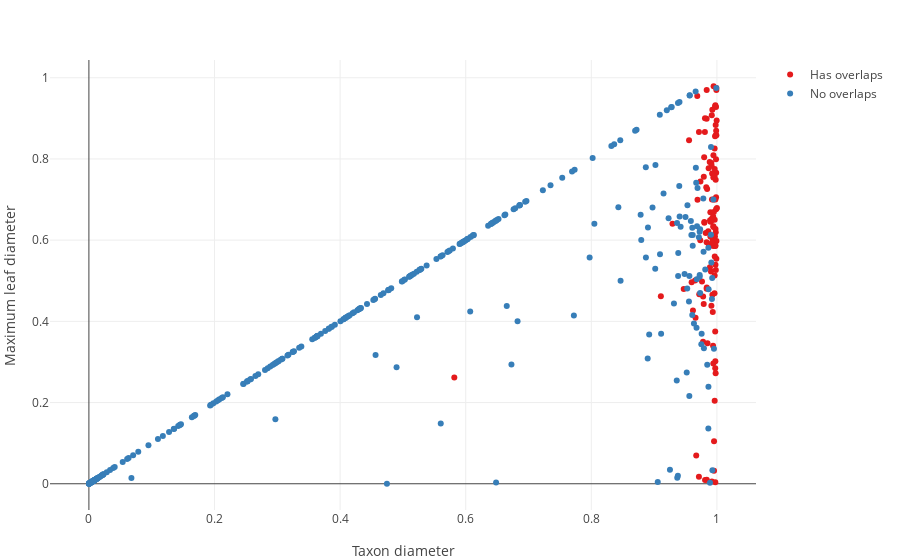

Here is the notebook cell this chart was saved with:
### Code cell
let
    traces = overlap_traces() do has_overlaps, df
        scatter(
            df,
            x=:diameter,
            y=:max_leaf_threshold,
            text=:plot_label,
            mode=:markers,
        )
    end
    
    layout = Layout(
        hovermode=:closest,
        xaxis_title_text="Taxon diameter",
        yaxis_title_text="Maximum leaf diameter",
    )
    
    plt = Plot(traces, layout)
    saveplot(plt, "internal-taxa-diameter-leaf-threshold")
    plot(plt)
end

### Figure 1 — Plotly figure (JSON) as saved in the notebook; plotly's stock layout.template omitted (floating-point values rounded to 4 significant figures; data arrays with more than 128 entries replaced by an {"elided": "..."} marker saying what was removed)
{"data": [{"line": {"color": "#E41A1C"}, "marker": {"color": "#E41A1C"}, "mode": "markers", "name": "Has overlaps", "text": ["1 Mobiluncus", "2 Gordonia", "4 Kitasatospora", "5 Shewanella", "10 Mycoplasma", "14 Lysobacter", "20 Pantoea", "23 Schaalia", "31 Kocuria", "34 Treponema", "38 Leptospira", "45 Campylobacter", "47 Mannheimia", "48 Helicobacter", "52 Alteromonas", "53 Brucella", "54 Flavobacterium", "60 Comamonas", "61 Pseudomonas", "75 Limosilactobacillus", "77 Xanthomonas", "80 Phocaeicola", "90 Rhizobium", "97 Methylobacterium", "104 Pontibacillus", "105 Acetobacter", "110 Gluconobacter", "111 Legionella", "115 Acinetobacter", "119 Neisseria", "123 Peptoniphilus", "126 Parabacteroides", "129 Mycoplasmopsis", "130 Bordetella", "142 Citrobacter", "144 Alkalihalobacillus", "145 Enterobacter", "148 Erwinia", "149 Escherichia", "152 Klebsiella", "156 Providencia", "160 Serratia", "161 Shigella", "164 Acidovorax", "165 Yersinia", "171 Photobacterium", "172 Vibrio", "182 Carnobacterium", "188 Haemophilus", "192 Sulfitobacter", "197 Anaplasma", "200 Bartonella", "205 Veillonella", "209 Chlamydia", "211 Bacteroides", "213 Mycobacteroides", "218 Porphyromonas", "219 Prevotella", "223 Fusobacterium", "227 Desulfovibrio", "244 Selenomonas", "247 Lactiplantibacillus", "252 Capnocytophaga", "256 Fructilactobacillus", "261 Levilactobacillus", "262 Ligilactobacillus", "263 Liquorilactobacillus", "265 Paucilactobacillus", "267 Secundilactobacillus", "268 Lentilactobacillus", "278 Rhodobacter", "281 Lacticaseibacillus", "284 Arenimonas", "289 Blautia", "296 Mycolicibacterium", "302 Acidithiobacillus", "305 Weissella", "308 Prochlorococcus", "309 Exiguobacterium", "314 Paenibacillus", "315 Leuconostoc", "317 Liberibacter", "319 Pediococcus", "322 Ruminococcus", "325 Lachnoclostridium", "326 Lysinibacillus", "327 Staphylococcus", "329 Burkholderia", "333 Streptococcus", "341 Enterococcus", "342 Lactococcus", "346 Aerococcus", "350 Bacillus", "355 Sphingomonas", "358 Stenotrophomonas", "363 Cutibacterium", "370 Pseudothermotoga", "373 Clostridium", "374 Rothia", "386 Lactobacillus", "398 Listeria", "403 Actinomyces", "407 Bifidobacterium", "413 Corynebacterium", "419 Propionibacterium", "422 Mycobacterium", "424 Mediterraneibacter", "426 Paraburkholderia", "429 Amycolatopsis", "430 Nocardia", "431 Rhodococcus", "434 Brevibacillus", "435 Saccharopolyspora", "437 Cronobacter", "439 Sphingobium", "440 Novosphingobium", "443 Streptomyces", "451 Anaerococcus", "462 Pseudoalteromonas"], "type": "scatter", "x": [0.9918, 0.9789, 0.9471, 0.9955, 1, 0.9836, 0.9992, 0.9718, 0.9808, 0.9988, 0.9986, 0.999, 0.9618, 0.9991, 0.9897, 0.9597, 0.9973, 0.9796, 0.9918, 0.998, 0.9844, 0.9927, 0.9714, 0.9659, 0.9954, 0.9946, 0.98, 0.9988, 0.9918, 0.9895, 0.9835, 0.993, 0.9942, 0.9779, 0.9651, 0.9964, 0.9885, 0.9889, 0.9107, 0.9556, 0.9836, 0.9868, 0.5818, 0.9762, 0.9809, 0.9944, 0.995, 0.9933, 0.9911, 0.9872, 0.9982, 0.9963, 0.995, 0.9981, 0.9985, 0.9292, 0.9991, 0.9986, 0.9964, 0.9979, 0.9895, 0.9861, 0.9968, 0.9963, 0.9907, 0.9977, 0.9938, 0.9919, 0.9954, 0.9905, 0.983, 0.9975, 0.981, 0.9939, 0.979, 0.9943, 0.9965, 0.999, 0.9912, 0.998, 0.9923, 0.9961, 0.9977, 0.9971, 0.9972, 0.9921, 0.9944, 0.9737, 0.9975, 0.9964, 0.9927, 0.9974, 0.9985, 0.978, 0.9687, 0.9871, 0.9974, 0.9975, 0.997, 0.9996, 0.9942, 0.9943, 0.9961, 0.998, 0.985, 0.9915, 0.989, 0.9799, 0.967, 0.9838, 0.9837, 0.9975, 0.9713, 0.9734, 0.9691, 0.9838, 0.9821, 0.992, 0.9947], "y": [0.5869, 0.443, 0.4794, 0.5934, 0.6793, 0.4801, 0.5976, 0.4665, 0.8661, 0.7657, 0.6762, 0.9701, 0.4267, 0.8584, 0.6455, 0.4964, 0.2845, 0.8039, 0.9075, 0.7486, 0.7259, 0.4653, 0.8663, 0.4087, 0.03206, 0.5857, 0.6429, 0.8692, 0.6525, 0.6689, 0.5948, 0.6035, 0.296, 0.35, 0.5008, 0.2043, 0.7922, 0.5332, 0.4616, 0.8461, 0.8991, 0.7771, 0.2614, 0.498, 0.9, 0.6327, 0.7, 0.4232, 0.7899, 0.5882, 0.5265, 0.8257, 0.6693, 0.6195, 0.9281, 0.6401, 0.5542, 0.7055, 0.65, 0.272, 0.609, 0.6218, 0.6089, 0.5132, 0.6468, 0.6274, 0.3398, 0.005411, 0.1047, 0.5226, 0.7305, 0.5859, 0.009328, 0.658, 0.7559, 0.6345, 0.5599, 0.9747, 0.4387, 0.8585, 0.7644, 0.4694, 0.5391, 0.9298, 0.3752, 0.7, 0.8093, 0.7443, 0.9324, 0.7754, 0.9214, 0.3019, 0.799, 0.4615, 0.9549, 0.5893, 0.003434, 0.7003, 0.8558, 0.8947, 0.7541, 0.6018, 0.7575, 0.8838, 0.3461, 0.7833, 0.649, 0.6445, 0.06956, 0.4837, 0.9698, 0.5871, 0.0171, 0.6, 0.6995, 0.009898, 0.6175, 0.5936, 0.9791]}, {"line": {"color": "#377EB8"}, "marker": {"color": "#377EB8"}, "mode": "markers", "name": "No overlaps", "text": {"elided": "352 str values"}, "type": "scatter", "x": {"elided": "352 float values"}, "y": {"elided": "352 float values"}}], "layout": {"autosize": true, "hovermode": "closest", "margin": {"b": 50, "l": 50, "r": 50, "t": 60}, "xaxis": {"autorange": true, "range": [-0.05929, 1.06], "title": {"text": "Taxon diameter"}, "type": "linear"}, "yaxis": {"autorange": true, "range": [-0.06627, 1.045], "title": {"text": "Maximum leaf diameter"}, "type": "linear"}}}
